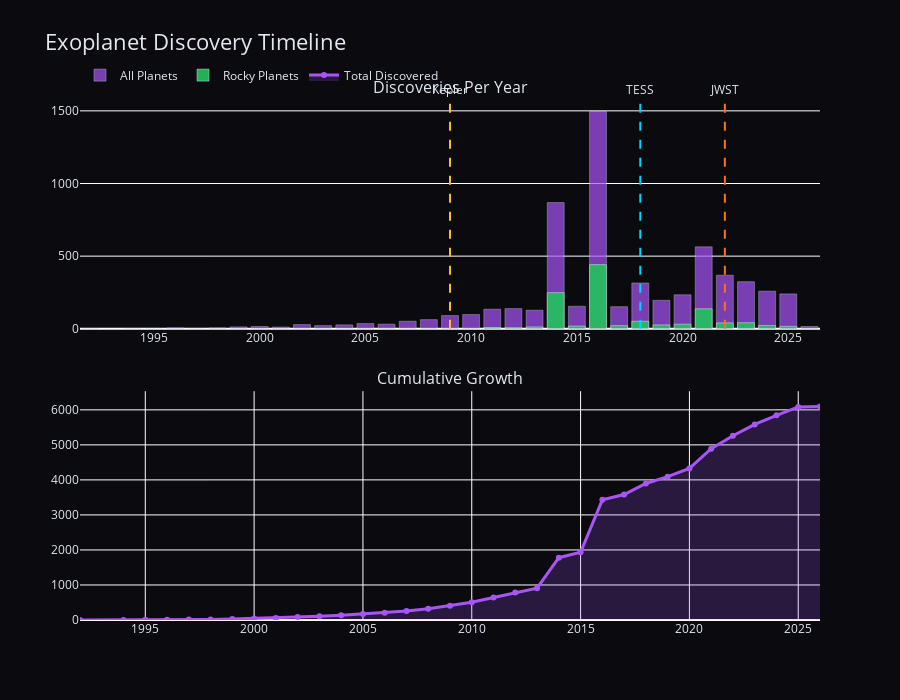

The notebook cell saved with this chart:
### Code cell
# Visualization 4: Discovery timeline

yearly = df_unique.groupby('disc_year').size().reset_index(name='count')
yearly_rocky = df_unique[(df_unique['pl_rade'] >= RADIUS_MIN) & 
                         (df_unique['pl_rade'] <= RADIUS_MAX)].groupby('disc_year').size().reset_index(name='rocky')

yearly = yearly.merge(yearly_rocky, on='disc_year', how='left').fillna(0)
yearly['cumulative'] = yearly['count'].cumsum()

fig = make_subplots(rows=2, cols=1, subplot_titles=('Discoveries Per Year', 'Cumulative Growth'),
                    vertical_spacing=0.12)

fig.add_trace(go.Bar(x=yearly['disc_year'], y=yearly['count'], name='All Planets',
                     marker_color=COLORS['accent_purple'], opacity=0.7), row=1, col=1)
fig.add_trace(go.Bar(x=yearly['disc_year'], y=yearly['rocky'], name='Rocky Planets',
                     marker_color=COLORS['goldilocks'], opacity=0.9), row=1, col=1)

fig.add_trace(go.Scatter(x=yearly['disc_year'], y=yearly['cumulative'], mode='lines+markers',
                         name='Total Discovered', line=dict(color=COLORS['accent_purple'], width=3),
                         fill='tozeroy', fillcolor=f"rgba(168, 85, 247, 0.2)"), row=2, col=1)

# Mission markers
for year, name, color in [(2009, 'Kepler', COLORS['accent_yellow']), 
                          (2018, 'TESS', COLORS['accent_blue']), 
                          (2022, 'JWST', COLORS['accent_orange'])]:
    fig.add_vline(x=year, line_dash="dash", line_color=color, row=1, col=1,
                  annotation_text=name, annotation_position="top")

fig.update_layout(
    title=dict(text="Exoplanet Discovery Timeline", font=dict(size=22)),
    paper_bgcolor=COLORS['bg_dark'],
    plot_bgcolor=COLORS['bg_dark'],
    font=dict(color=COLORS['text_light']),
    height=700,
    barmode='overlay',
    legend=dict(orientation="h", yanchor="bottom", y=1.02)
)
fig.show()

### Figure 1 — Plotly figure (JSON) as saved in the notebook; plotly's stock layout.template omitted (floating-point values rounded to 4 significant figures)
{"data": [{"marker": {"color": "#a855f7"}, "name": "All Planets", "opacity": 0.7, "type": "bar", "x": [1992.0, 1994.0, 1995.0, 1996.0, 1997.0, 1998.0, 1999.0, 2000.0, 2001.0, 2002.0, 2003.0, 2004.0, 2005.0, 2006.0, 2007.0, 2008.0, 2009.0, 2010.0, 2011.0, 2012.0, 2013.0, 2014.0, 2015.0, 2016.0, 2017.0, 2018.0, 2019.0, 2020.0, 2021.0, 2022.0, 2023.0, 2024.0, 2025.0, 2026.0], "xaxis": "x", "y": [2, 1, 1, 6, 1, 6, 13, 16, 12, 29, 22, 27, 36, 32, 52, 63, 91, 98, 135, 139, 128, 869, 155, 1496, 152, 315, 196, 234, 564, 369, 324, 259, 240, 16], "yaxis": "y"}, {"marker": {"color": "#22c55e"}, "name": "Rocky Planets", "opacity": 0.9, "type": "bar", "x": [1992.0, 1994.0, 1995.0, 1996.0, 1997.0, 1998.0, 1999.0, 2000.0, 2001.0, 2002.0, 2003.0, 2004.0, 2005.0, 2006.0, 2007.0, 2008.0, 2009.0, 2010.0, 2011.0, 2012.0, 2013.0, 2014.0, 2015.0, 2016.0, 2017.0, 2018.0, 2019.0, 2020.0, 2021.0, 2022.0, 2023.0, 2024.0, 2025.0, 2026.0], "xaxis": "x", "y": [0.0, 0.0, 0.0, 0.0, 0.0, 0.0, 0.0, 0.0, 0.0, 0.0, 0.0, 0.0, 0.0, 0.0, 0.0, 0.0, 0.0, 1.0, 9.0, 7.0, 13.0, 249.0, 19.0, 442.0, 22.0, 52.0, 27.0, 32.0, 138.0, 41.0, 42.0, 23.0, 17.0, 2.0], "yaxis": "y"}, {"fill": "tozeroy", "fillcolor": "rgba(168, 85, 247, 0.2)", "line": {"color": "#a855f7", "width": 3}, "mode": "lines+markers", "name": "Total Discovered", "type": "scatter", "x": [1992.0, 1994.0, 1995.0, 1996.0, 1997.0, 1998.0, 1999.0, 2000.0, 2001.0, 2002.0, 2003.0, 2004.0, 2005.0, 2006.0, 2007.0, 2008.0, 2009.0, 2010.0, 2011.0, 2012.0, 2013.0, 2014.0, 2015.0, 2016.0, 2017.0, 2018.0, 2019.0, 2020.0, 2021.0, 2022.0, 2023.0, 2024.0, 2025.0, 2026.0], "xaxis": "x2", "y": [2, 3, 4, 10, 11, 17, 30, 46, 58, 87, 109, 136, 172, 204, 256, 319, 410, 508, 643, 782, 910, 1779, 1934, 3430, 3582, 3897, 4093, 4327, 4891, 5260, 5584, 5843, 6083, 6099], "yaxis": "y2"}], "layout": {"annotations": [{"font": {"size": 16}, "showarrow": false, "text": "Discoveries Per Year", "x": 0.5, "xanchor": "center", "xref": "paper", "y": 1, "yanchor": "bottom", "yref": "paper"}, {"font": {"size": 16}, "showarrow": false, "text": "Cumulative Growth", "x": 0.5, "xanchor": "center", "xref": "paper", "y": 0.44, "yanchor": "bottom", "yref": "paper"}, {"showarrow": false, "text": "Kepler", "x": 2009, "xanchor": "center", "xref": "x", "y": 1, "yanchor": "bottom", "yref": "y domain"}, {"showarrow": false, "text": "TESS", "x": 2018, "xanchor": "center", "xref": "x", "y": 1, "yanchor": "bottom", "yref": "y domain"}, {"showarrow": false, "text": "JWST", "x": 2022, "xanchor": "center", "xref": "x", "y": 1, "yanchor": "bottom", "yref": "y domain"}], "barmode": "overlay", "font": {"color": "#e2e8f0"}, "height": 700, "legend": {"orientation": "h", "y": 1.02, "yanchor": "bottom"}, "paper_bgcolor": "#0a0a0f", "plot_bgcolor": "#0a0a0f", "shapes": [{"line": {"color": "#fbbf24", "dash": "dash"}, "type": "line", "x0": 2009, "x1": 2009, "xref": "x", "y0": 0, "y1": 1, "yref": "y domain"}, {"line": {"color": "#00d4ff", "dash": "dash"}, "type": "line", "x0": 2018, "x1": 2018, "xref": "x", "y0": 0, "y1": 1, "yref": "y domain"}, {"line": {"color": "#f97316", "dash": "dash"}, "type": "line", "x0": 2022, "x1": 2022, "xref": "x", "y0": 0, "y1": 1, "yref": "y domain"}], "title": {"font": {"size": 22}, "text": "Exoplanet Discovery Timeline"}, "xaxis": {"anchor": "y", "domain": [0, 1]}, "xaxis2": {"anchor": "y2", "domain": [0, 1]}, "yaxis": {"anchor": "x", "domain": [0.56, 1]}, "yaxis2": {"anchor": "x2", "domain": [0, 0.44]}}}
